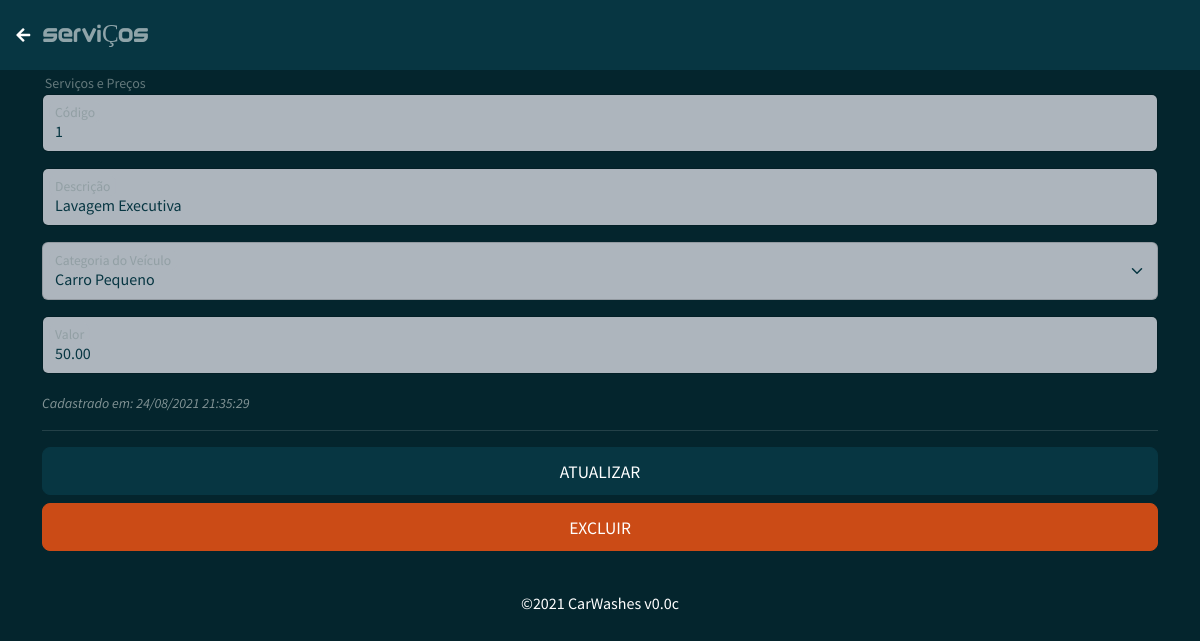
The app's page /servicos_edit.php?id=1 with its own data.
### tables this page shows
CREATE TABLE `tb_servicos` (
  `servico_id` int(11) NOT NULL COMMENT 'Código',
  `servico_descricao` varchar(200) NOT NULL COMMENT 'Descrição',
  `servico_valor` varchar(10) NOT NULL COMMENT 'Valor',
  `servico_categoria` varchar(11) NOT NULL COMMENT 'Categoria',
  `servico_create` datetime NOT NULL COMMENT 'Criado',
  `servico_update` datetime DEFAULT NULL COMMENT 'Atualizado'
);

CREATE TABLE `tb_categorias` (
  `categoria_id` int(11) NOT NULL COMMENT 'Código',
  `categoria_descricao` varchar(200) NOT NULL COMMENT 'Descrição',
  `categoria_usuario` varchar(11) NOT NULL COMMENT 'Usuário',
  `categoria_create` datetime NOT NULL COMMENT 'Criado',
  `categoria_update` datetime DEFAULT NULL COMMENT 'Atualizado'
);

### assets/connection/connection_database.php (called while the page is built, shortened)
<?php
	$app_versao = 'v0.0c';
?>

### servicos_edit.php (the view, shortened to what this page needs)
<?php
  include_once("assets/connection/connection_database.php");
  $servico_id = $servico_descricao = $servico_valor = $servico_usuario = $servico_create = $servico_update = "";
  if(isset($_GET['id'])){
    $servico_id = $_GET['id'];
    $sql = "SELECT * FROM tb_servicos WHERE servico_id = '$servico_id'";
    $result = $conn->query($sql);
    if ($result->num_rows === 1) {
      $row = $result->fetch_assoc();
      $servico_id =  $row["servico_id"];
      $servico_descricao =  $row["servico_descricao"];
      $servico_categoria =  $row["servico_categoria"];
      $servico_valor =  $row["servico_valor"];
      $servico_create = $row["servico_create"] == NULL ? '' : date('d/m/Y H:i:s', strtotime($row["servico_create"]));
      $servico_update = $row["servico_update"] == NULL ? '' : date('d/m/Y H:i:s', strtotime($row["servico_update"]));
    } else {
      echo "0 results";
    }
  }
?>
<!doctype html>
<html lang="pt-br">
  <head>
    <link href="https://cdn.jsdelivr.net/npm/bootswatch@5.1.0/dist/solar/bootstrap.min.css" rel="stylesheet">
    <link rel="stylesheet" href="https://pro.fontawesome.com/releases/v5.10.0/css/all.css"/>
    <link rel="stylesheet" href="style.css">
  </head>
  <body>
    <nav class="navbar navbar-expand-lg navbar-dark bg-dark">
      <span class="navbar-text">
        &nbsp;<a href="servicos.php" class="btn btn-link"><i class="fas fa-arrow-left fa-1x"></i></a>
      </span>
      <span class="navbar-text">
        <a><span class="titulo">SERVIÇOS</span></a>
      </span>
      <span class="navbar-text">
      </span>
    </nav>
    <div class="container">
      <small class="text-muted">&nbsp;Serviços e Preços</small>
      <form action="<?php echo htmlspecialchars('servicos_edit_return.php');?>" method="post" class="form-floating">
        <div class="form-floating mb-3">
          <input type="text" class="form-control" name="servico_id" id="servico_id" placeholder="Código" value="<?php echo $servico_id; ?>" readonly>
          <label for="servico_id">Código</label>
        </div>
        <div class="form-floating mb-3">
          <input type="text" class="form-control text-capitalize" name="servico_descricao" id="servico_descricao" placeholder="Informe a descrição da servico" value="<?php echo $servico_descricao; ?>" autofocus required>
          <label for="floatingInput">Descrição</label>
        </div>
        <div class="form-floating mb-3">
          <select class="form-select" id="servico_categoria" name="servico_categoria" aria-label="Floating label select example" placeholder="Categoria" required>
            <?php
              $sql = "SELECT categoria_id, categoria_descricao FROM tb_categorias";
              $result = $conn->query($sql);
              if ($result->num_rows > 0) {
                while($row = $result->fetch_assoc()) {
                  ?>
                    <option value="<?php echo $row['categoria_id']; ?>" <?php echo $row['categoria_id'] == $servico_categoria ? 'selected' : ''; ?>><?php echo $row['categoria_descricao']; ?></option>
                  <?php
                }
              } else {
                ?>
                  <option selected disabled>Não registros cadastrados</option>
                <?php
              }
            ?>
          </select>
          <label for="floatingSelect">Categoria do Veículo</label>
        </div>
        <div class="form-floating mb-3">
          <input type="text" class="form-control" name="servico_valor" id="servico_valor" value="<?php echo $servico_valor; ?>" onClick="this.setSelectionRange(0, this.value.length)" placeholder="Valor do serviço" required>
          <label for="floatingInput">Valor</label>
        </div>
        <small>
          <i>
            <?php echo 'Cadastrado em: '.$servico_create; ?><br>
          </i>
        </small>
        <hr>
        <div class="d-grid gap-2">
          <button class="btn btn-dark btn-lg" type="submit"><small>ATUALIZAR</small></button>
          <button class="btn btn-warning btn-lg" type="button" data-bs-toggle="modal" data-bs-target="#exampleModal"><small>EXCLUIR</small></button>
        </div>
      </form>
    </div><br>
    <div class="alert alert-default" role="alert">
      <p class="mb-0" style="text-align: center;"><span>&copy;<?php echo date('Y'). ' CarWashes '.$app_versao; ?></span></p>
    </div>
  </body>
</html>

### assets/css/style.css (style rules this page uses)
body { background-color: #04252d; }
.titulo { font-family: 'fontTitulo'; font-size: 25px; }

### records on screen
tb_servicos: servico_id "1", servico_descricao "Lavagem Executiva", servico_categoria "Carro Pequeno", servico_valor "50.00", servico_create "24/08/2021 21:35:29"

### other values on screen
$app_versao "v0.0c"
